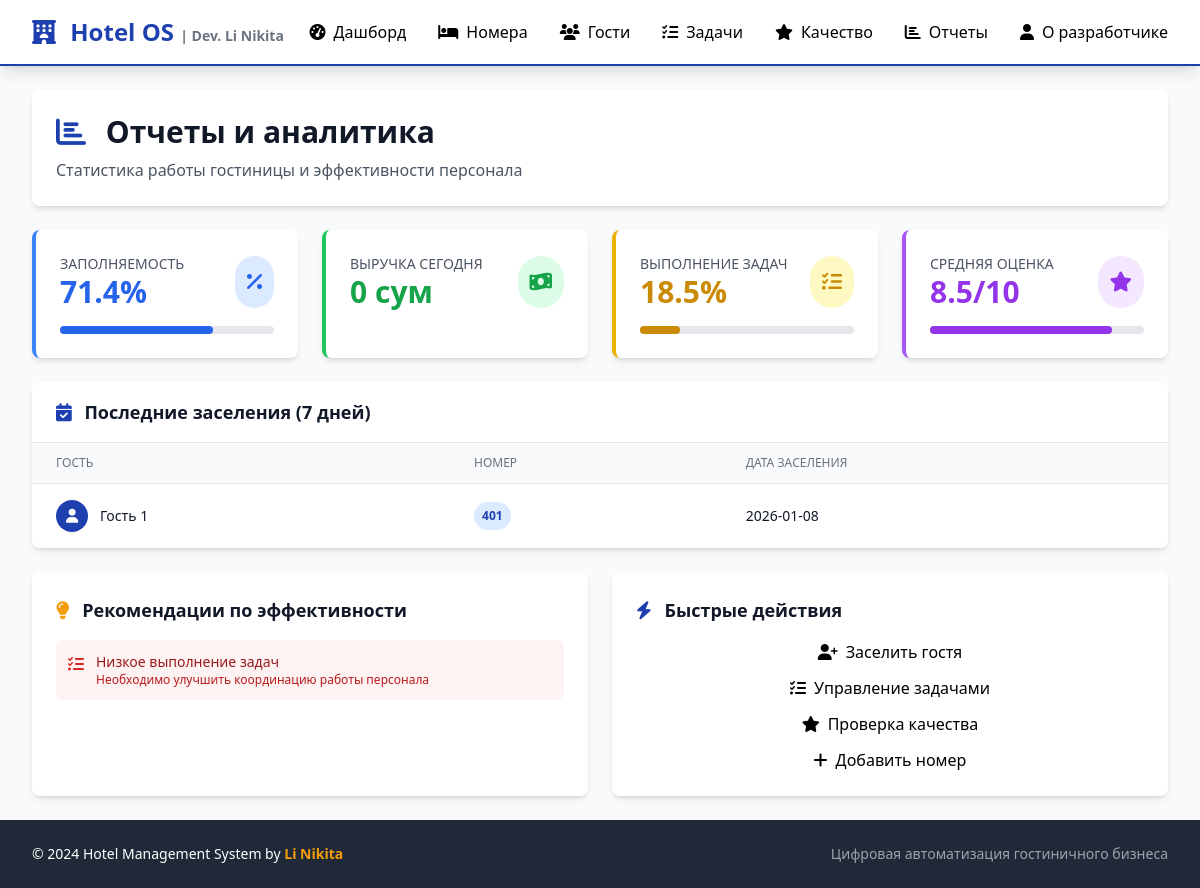
Page /reports on the committed database.
### tables this page shows
CREATE TABLE guests (
        id INTEGER PRIMARY KEY AUTOINCREMENT,
        name TEXT NOT NULL,
        phone TEXT,
        email TEXT,
        check_in DATE,
        check_out DATE,
        room_id INTEGER,
        status TEXT DEFAULT 'active',
        FOREIGN KEY (room_id) REFERENCES rooms (id)
    );

CREATE TABLE rooms (
        id INTEGER PRIMARY KEY AUTOINCREMENT,
        room_number TEXT UNIQUE NOT NULL,
        room_type TEXT NOT NULL,
        status TEXT DEFAULT 'available',
        price REAL NOT NULL,
        created_by TEXT DEFAULT 'Li Nikita'
    );

### app.py (the view)
@app.route('/reports')
def reports():
    conn = get_db_connection()
    total_rooms = conn.execute('SELECT COUNT(*) as count FROM rooms').fetchone()['count']
    occupied_rooms = conn.execute('SELECT COUNT(*) as count FROM rooms WHERE status = "occupied"').fetchone()['count']
    occupancy_rate = (occupied_rooms / total_rooms * 100) if total_rooms > 0 else 0
    revenue_today = conn.execute('''
        SELECT SUM(r.price) as revenue
        FROM guests g
        JOIN rooms r ON g.room_id = r.id
        WHERE g.check_in = date('now') AND g.status = 'active'
    ''').fetchone()['revenue'] or 0
    total_tasks = conn.execute('SELECT COUNT(*) as count FROM tasks').fetchone()['count']
    completed_tasks = conn.execute('SELECT COUNT(*) as count FROM tasks WHERE status = "completed"').fetchone()['count']
    completion_rate = (completed_tasks / total_tasks * 100) if total_tasks > 0 else 0
    quality_avg = conn.execute('''
        SELECT AVG((cleanliness_score + amenities_score + maintenance_score) / 3.0) as avg_score
        FROM quality_checks
        WHERE check_date >= date('now', '-30 days')
    ''').fetchone()['avg_score'] or 0
    recent_checkins = conn.execute('''
        SELECT g.name, g.check_in, r.room_number
        FROM guests g
        JOIN rooms r ON g.room_id = r.id
        WHERE g.check_in >= date('now', '-7 days')
        ORDER BY g.check_in DESC
        LIMIT 10
    ''').fetchall()
    conn.close()
    return render_template('reports.html',
                         occupancy_rate=occupancy_rate,
                         revenue_today=revenue_today,
                         completion_rate=completion_rate,
                         quality_avg=quality_avg,
                         recent_checkins=recent_checkins)

### app.py (called while the page is built)
@app.template_filter('format_number')
def format_number(value):
    if value is None:
        return "0"
    try:
        return "{:,.0f}".format(float(value)).replace(',', ' ')
    except (ValueError, TypeError):
        return str(value)

@app.template_filter('format_decimal')
def format_decimal(value, decimals=1):
    if value is None:
        return "0.0"
    try:
        return "{:.{}f}".format(float(value), decimals)
    except (ValueError, TypeError):
        return str(value)

def get_db_connection():
    conn = sqlite3.connect('hotel_system.db')
    conn.row_factory = sqlite3.Row
    return conn

### templates/reports.html (shortened to what this page needs)
{% extends "base.html" %}
{% block content %}
<div class="space-y-6">
    <div class="bg-white rounded-lg shadow-md p-6">
        <h2 class="text-3xl font-bold text-gray-900 mb-2">
            <i class="fas fa-chart-bar text-primary mr-3"></i>
            Отчеты и аналитика
        </h2>
        <p class="text-gray-600">Статистика работы гостиницы и эффективности персонала</p>
    </div>
    <div class="grid grid-cols-1 md:grid-cols-2 lg:grid-cols-4 gap-6">
        <div class="bg-white rounded-lg shadow-md p-6 border-l-4 border-blue-500">
            <div class="flex items-center justify-between">
                <div>
                    <p class="text-sm font-medium text-gray-600 uppercase">Заполняемость</p>
                    <p class="text-3xl font-bold text-blue-600">{{ (occupancy_rate or 0)|format_decimal }}%</p>
                </div>
                <div class="p-3 bg-blue-100 rounded-full">
                    <i class="fas fa-percentage text-blue-600 text-xl"></i>
                </div>
            </div>
            <div class="mt-4">
                <div class="w-full bg-gray-200 rounded-full h-2">
                    <div class="bg-blue-600 h-2 rounded-full" style="width: {{ occupancy_rate or 0 }}%"></div>
                </div>
            </div>
        </div>
        <div class="bg-white rounded-lg shadow-md p-6 border-l-4 border-green-500">
            <div class="flex items-center justify-between">
                <div>
                    <p class="text-sm font-medium text-gray-600 uppercase">Выручка сегодня</p>
                    <p class="text-3xl font-bold text-green-600">{{ (revenue_today or 0)|format_number }} сум</p>
                </div>
                <div class="p-3 bg-green-100 rounded-full">
                    <i class="fas fa-money-bill-wave text-green-600 text-xl"></i>
                </div>
            </div>
        </div>
        <div class="bg-white rounded-lg shadow-md p-6 border-l-4 border-yellow-500">
            <div class="flex items-center justify-between">
                <div>
                    <p class="text-sm font-medium text-gray-600 uppercase">Выполнение задач</p>
                    <p class="text-3xl font-bold text-yellow-600">{{ (completion_rate or 0)|format_decimal }}%</p>
                </div>
                <div class="p-3 bg-yellow-100 rounded-full">
                    <i class="fas fa-tasks text-yellow-600 text-xl"></i>
                </div>
            </div>
            <div class="mt-4">
                <div class="w-full bg-gray-200 rounded-full h-2">
                    <div class="bg-yellow-600 h-2 rounded-full" style="width: {{ completion_rate or 0 }}%"></div>
                </div>
            </div>
        </div>
        <div class="bg-white rounded-lg shadow-md p-6 border-l-4 border-purple-500">
            <div class="flex items-center justify-between">
                <div>
                    <p class="text-sm font-medium text-gray-600 uppercase">Средняя оценка</p>
                    <p class="text-3xl font-bold text-purple-600">{{ (quality_avg or 0)|format_decimal }}/10</p>
                </div>
                <div class="p-3 bg-purple-100 rounded-full">
                    <i class="fas fa-star text-purple-600 text-xl"></i>
                </div>
            </div>
            <div class="mt-4">
                <div class="w-full bg-gray-200 rounded-full h-2">
                    <div class="bg-purple-600 h-2 rounded-full" style="width: {{ (quality_avg or 0) * 10 }}%"></div>
                </div>
            </div>
        </div>
    </div>
    <div class="bg-white rounded-lg shadow-md overflow-hidden">
        <div class="px-6 py-4 border-b border-gray-200">
            <h3 class="text-lg font-semibold text-gray-900">
                <i class="fas fa-calendar-check text-primary mr-2"></i>
                Последние заселения (7 дней)
            </h3>
        </div>
        {% if recent_checkins %}
        <div class="overflow-x-auto">
            <table class="min-w-full divide-y divide-gray-200">
                <thead class="bg-gray-50">
                    <tr>
                        <th class="px-6 py-3 text-left text-xs font-medium text-gray-500 uppercase">Гость</th>
                        <th class="px-6 py-3 text-left text-xs font-medium text-gray-500 uppercase">Номер</th>
                        <th class="px-6 py-3 text-left text-xs font-medium text-gray-500 uppercase">Дата заселения</th>
                    </tr>
                </thead>
                <tbody class="bg-white divide-y divide-gray-200">
                    {% for checkin in recent_checkins %}
                    <tr class="hover:bg-gray-50">
                        <td class="px-6 py-4 whitespace-nowrap">
                            <div class="flex items-center">
                                <div class="w-8 h-8 bg-primary rounded-full flex items-center justify-center">
                                    <i class="fas fa-user text-white text-sm"></i>
                                </div>
                                <div class="ml-3">
                                    <div class="text-sm font-medium text-gray-900">{{ checkin.name }}</div>
                                </div>
                            </div>
                        </td>
                        <td class="px-6 py-4 whitespace-nowrap">
                            <span class="px-2 py-1 inline-flex text-xs leading-5 font-semibold rounded-full bg-blue-100 text-blue-800">
                                {{ checkin.room_number }}
                            </span>
                        </td>
                        <td class="px-6 py-4 whitespace-nowrap text-sm text-gray-900">
                            {{ checkin.check_in }}
                        </td>
                    </tr>
                    {% endfor %}
                </tbody>
            </table>
        </div>
        {% else %}
        <div class="text-center py-12">
            <i class="fas fa-calendar-times text-4xl text-gray-400 mb-4"></i>
            <p class="text-gray-500">Нет заселений за последние 7 дней</p>
        </div>
        {% endif %}
    </div>
    <div class="grid grid-cols-1 lg:grid-cols-2 gap-6">
        <div class="bg-white rounded-lg shadow-md p-6">
            <h3 class="text-lg font-semibold text-gray-900 mb-4">
                <i class="fas fa-lightbulb text-accent mr-2"></i>
                Рекомендации по эффективности
            </h3>
            <div class="space-y-3">
                {% if (completion_rate or 0) < 80 %}
                <div class="flex items-start space-x-3 p-3 bg-red-50 rounded-lg">
                    <i class="fas fa-tasks text-red-600 mt-1"></i>
                    <div>
                        <p class="text-sm font-medium text-red-800">Низкое выполнение задач</p>
                        <p class="text-xs text-red-700">Необходимо улучшить координацию работы персонала</p>
                    </div>
                </div>
                {% endif %}
            </div>
        </div>
        <div class="bg-white rounded-lg shadow-md p-6">
            <h3 class="text-lg font-semibold text-gray-900 mb-4">
                <i class="fas fa-bolt text-primary mr-2"></i>
                Быстрые действия
            </h3>
            <div class="space-y-3">
                <a href="{{ url_for('checkin') }}" class="block w-full btn-primary text-center">
                    <i class="fas fa-user-plus mr-2"></i>Заселить гостя
                </a>
                <a href="{{ url_for('tasks') }}" class="block w-full btn-secondary text-center">
                    <i class="fas fa-tasks mr-2"></i>Управление задачами
                </a>
                <a href="{{ url_for('quality_check') }}" class="block w-full btn-secondary text-center">
                    <i class="fas fa-star mr-2"></i>Проверка качества
                </a>
                <a href="{{ url_for('add_room') }}" class="block w-full btn-secondary text-center">
                    <i class="fas fa-plus mr-2"></i>Добавить номер
                </a>
            </div>
        </div>
    </div>
</div>
{% endblock %}

### static/css/style.css (style rules this page uses)
.btn-primary { @apply bg-primary hover:bg-blue-700 text-white font-medium py-2 px-4 rounded-lg transition-colors duration-200 flex items-center justify-center; }
.btn-secondary { @apply bg-gray-200 hover:bg-gray-300 text-gray-700 font-medium py-2 px-4 rounded-lg transition-colors duration-200 flex items-center justify-center; }
.fade-in { animation: fadeIn 0.5s ease-out; }

### rows in the picture
guests: name "Гость 1", room_number "401", check_in "2026-01-08"

### other values in the picture
{{ (occupancy_rate or 0)|format_decimal }} "71.4"
{{ (revenue_today or 0)|format_number }} "0"
{{ (completion_rate or 0)|format_decimal }} "18.5"
{{ (quality_avg or 0)|format_decimal }} "8.5"
